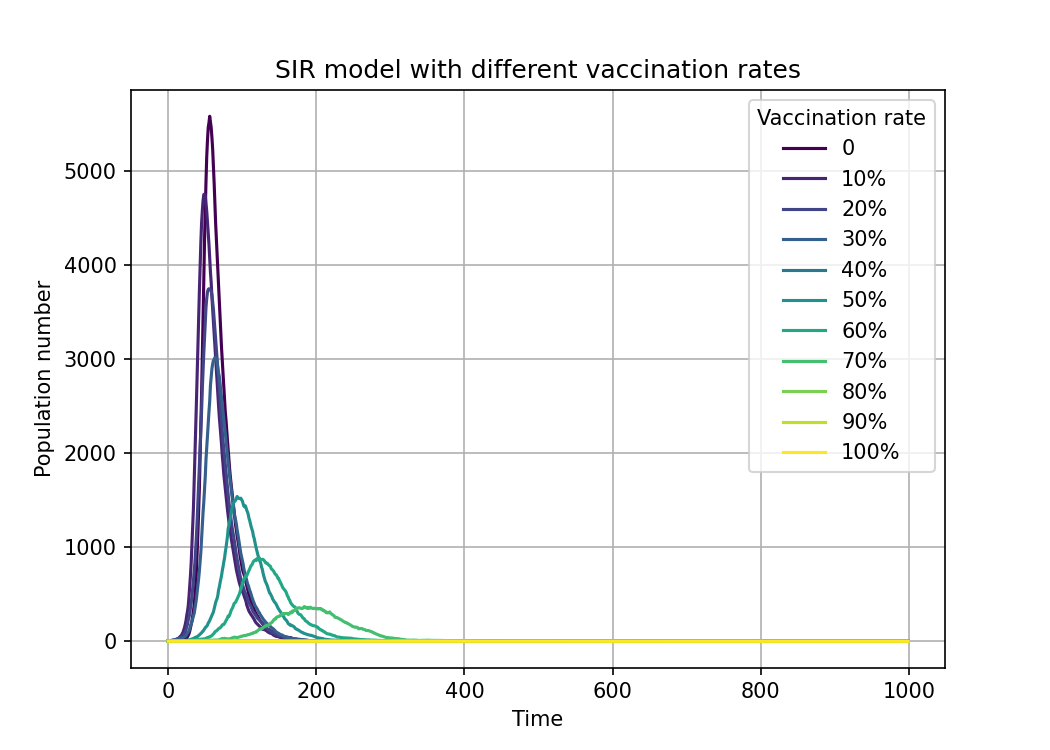

The Python source for this figure:
#SIR_vaccination

import numpy as np
import matplotlib.pyplot as plt
import matplotlib.cm as cm

plt.figure(figsize=(7,5),dpi=150)
plt.xlabel('Time')
plt.ylabel('Population number')
plt.title('SIR model with different vaccination rates')
#Define the vaccination rates that is gonna be tested
v_rate=[0,0.1,0.2,0.3,0.4,0.5,0.6,0.7,0.8,0.9,1.0]
#Define the variables
time_points = 1000
beta = 0.3
gamma = 0.05
#Outer loop: goes through every rate
for rate in v_rate:

    N = 10000
    I_count = 1
    V_count=int(N* rate)
    S_count = N-I_count-V_count

    #To avoid geting negative S_count:
    if V_count +I_count > N:
        V_count = N - I_count
    S_count=N-V_count-I_count

    infected_history = []
    #Create a list to store infected numbers over time

#Loop 1000 times (for t from 1 to time_points):
    for t in range (1,1001):   
   
    #Calculate probability for a susceptible person to get infected:
        P_infection = beta * (I_count / N)
        P_recovery = gamma

    #Determine who changes status
    #For susceptibles: pick who becomes infected
    #[0, 1] where 1 = infected, 0 = stay susceptible
    #For infected: pick who recovers
    #[0, 1] where 1 = recovered, 0 = stay infected
        new_infections = sum(np.random.choice([0, 1], S_count, p=[1 - P_infection, P_infection]))
        new_recoveries = sum(np.random.choice([0, 1], I_count, p=[1 - P_recovery, P_recovery]))

        S_count=S_count - new_infections 
        I_count = I_count + new_infections - new_recoveries

    #Store the total infected numnbers (including vaccinated people)
        infected_history.append(I_count)

    if rate == 0:
        label_text = 0
    else:
        label_text = f"{int (rate *100)}%"

    plt.plot(infected_history,label=label_text, color=cm.viridis(rate))

plt.legend (title="Vaccination rate")
plt.grid()
plt.savefig(r"C:\Users\User\OneDrive\Desktop\IBI1\IBI1_2025-26\Practical9\SIR_vaccination.png")
plt.show()
